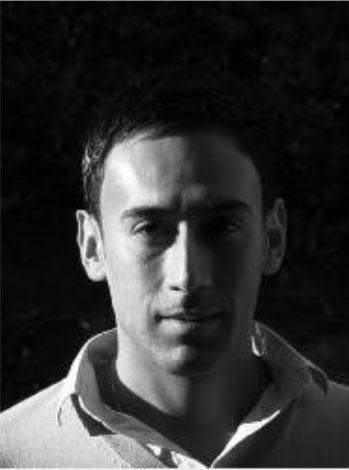
%> input picture 12.JPG, 349 x 470 px
$ octave Histogram_Equalization.m   (GNU Octave 9; MATLAB toolbox functions it lacks are replaced by stand-ins)
%> lines starting %> are read from the running program, lines starting %| are printed output that depends on the picture; in (x1, y1, x2, y2) boxes, pixels count from 0 and x2, y2 are one past the last pixel; in counts of white or black regions, pixels touching at a corner belong together; the program's own positions count from 1
close all
clear all
clc


image=imread('12.jpg'); %reading of image
%> image is the input picture: size 470x349x3 uint8; min 0, max 255, mean 50.8
image=rgb2gray(image);  %converting to RGB
%> image: size 470x349 uint8
[r,c]=size(image);      %Finding Total pixels
%> r = 470; c = 349
subplot(121)            %subploting original image
imshow(image)
title('input image')

pdf=zeros(size(image)); %creating array of zeros of image size

for i=1:r
    for j=1:c
        pdf(image(i,j)+1)=pdf(image(i,j)+1)+1;   %finding the pdf
    end
end
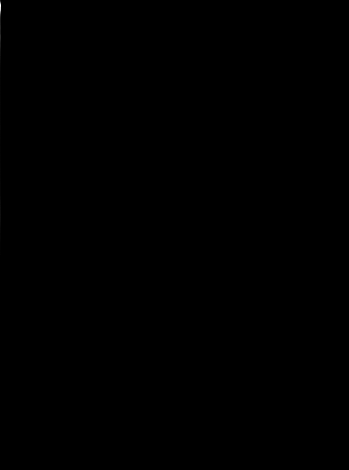
%> pdf: size 470x349 double; min 0, max 8628, mean 1; drawn with min black and max white

cdf=zeros(size(image));
cdf(1)=pdf(1);
%> cdf: size 470x349 double; values 0 (black) and 810 (white), 0% white in thin lines or dots, all inside (x1, y1, x2, y2) = (0, 0, 1, 1)

for m=2:256
    cdf(m)=cdf(m-1)+pdf(m);   %Finding the cdf
end
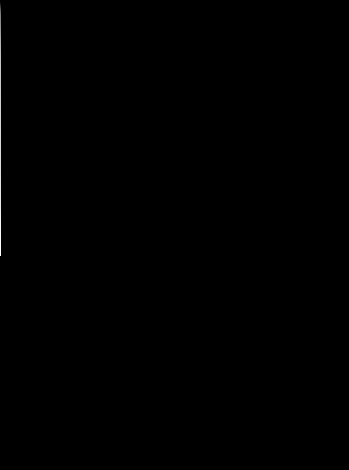
%> cdf: size 470x349 double; min 0, max 164030, mean 205.2; drawn with min black and max white

f=(cdf./(r*c))*255; % Normalizing The cdf
f=round(f);

for i=1:r
    for j=1:c
        image(i,j)=f(image(i,j)+1);
    end
end
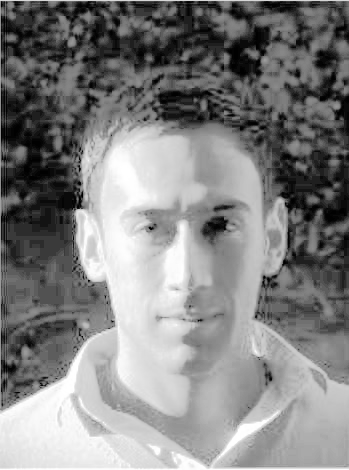
%> image: size 470x349 uint8; min 1, max 255, mean 130.4

subplot(122)
imshow(image)
title('output image')
